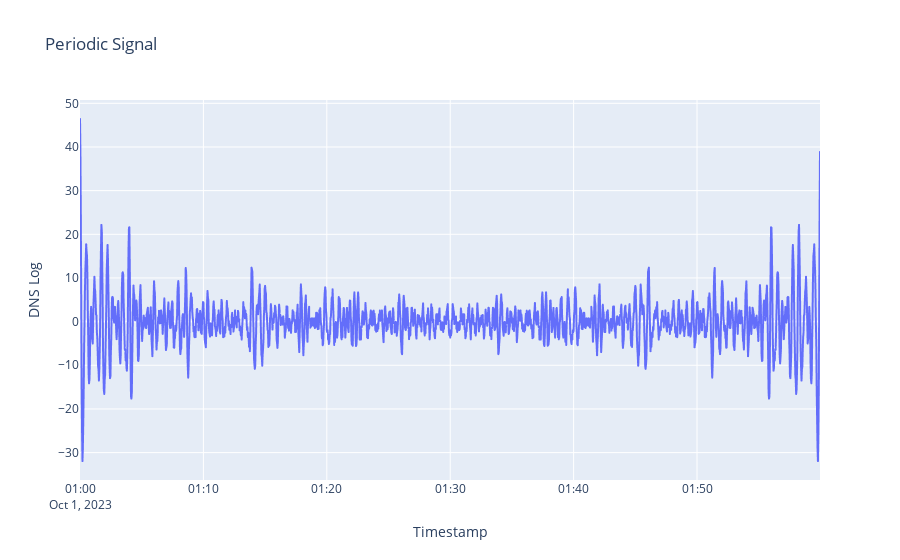

The cell this chart's notebook holds for it:
### Code cell
# Use the Inverse FFT to flip just the strong signals back to time-domain
inverse_fft = np.fft.irfft(strong_signal_amplitudes, len(counts_per_period))

fig = px.line(
    x=counts_per_period.to_frame().index,
    y=inverse_fft,
    labels=dict(x="Timestamp", y="DNS Log"),
        title="Periodic Signal"
)

fig.show()

### Figure 1 — Plotly figure (JSON) as saved in the notebook; plotly's stock layout.template omitted (floating-point values rounded to 4 significant figures; data arrays with more than 128 entries replaced by an {"elided": "..."} marker saying what was removed)
{"data": [{"hovertemplate": "Timestamp=%{x}<br>DNS Log=%{y}<extra></extra>", "legendgroup": "", "line": {"color": "#636efa", "dash": "solid"}, "marker": {"symbol": "circle"}, "mode": "lines", "name": "", "showlegend": false, "type": "scattergl", "x": {"elided": "1800 str values"}, "xaxis": "x", "y": {"elided": "1800 float values"}, "yaxis": "y"}], "layout": {"legend": {"tracegroupgap": 0}, "title": {"text": "Periodic Signal"}, "xaxis": {"anchor": "y", "domain": [0, 1], "title": {"text": "Timestamp"}}, "yaxis": {"anchor": "x", "domain": [0, 1], "title": {"text": "DNS Log"}}}}
